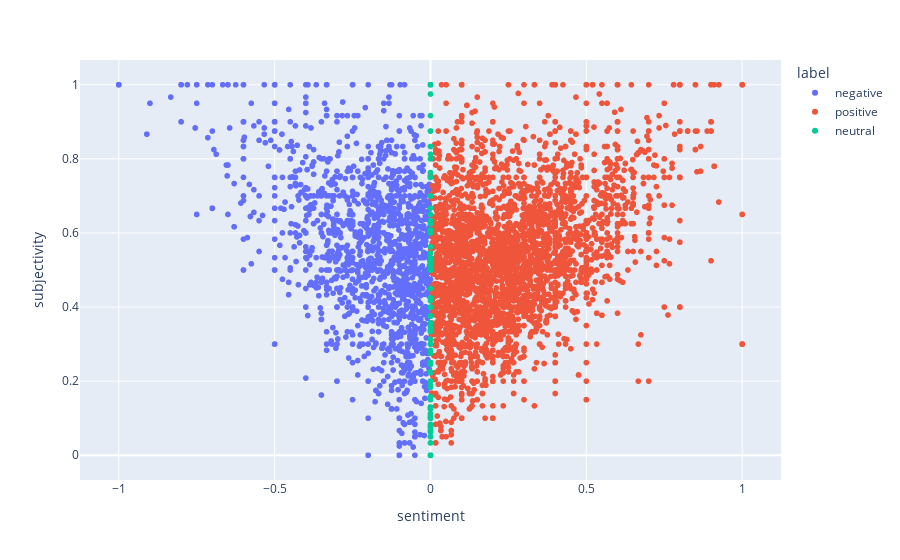

This figure's notebook cell:
### Code cell
import plotly.express as px
fig = px.scatter(TrumpFinal, x='sentiment', y='subjectivity', color = 'label')
fig.show()

### Figure 1 — Plotly figure (JSON) as saved in the notebook; plotly's stock layout.template omitted (floating-point values rounded to 4 significant figures; data arrays with more than 128 entries replaced by an {"elided": "..."} marker saying what was removed)
{"data": [{"hovertemplate": "label=negative<br>sentiment=%{x}<br>subjectivity=%{y}<extra></extra>", "legendgroup": "negative", "marker": {"color": "#636efa", "symbol": "circle"}, "mode": "markers", "name": "negative", "showlegend": true, "type": "scattergl", "x": {"elided": "1866 float values"}, "xaxis": "x", "y": {"elided": "1866 float values"}, "yaxis": "y"}, {"hovertemplate": "label=positive<br>sentiment=%{x}<br>subjectivity=%{y}<extra></extra>", "legendgroup": "positive", "marker": {"color": "#EF553B", "symbol": "circle"}, "mode": "markers", "name": "positive", "showlegend": true, "type": "scattergl", "x": {"elided": "4420 float values"}, "xaxis": "x", "y": {"elided": "4420 float values"}, "yaxis": "y"}, {"hovertemplate": "label=neutral<br>sentiment=%{x}<br>subjectivity=%{y}<extra></extra>", "legendgroup": "neutral", "marker": {"color": "#00cc96", "symbol": "circle"}, "mode": "markers", "name": "neutral", "showlegend": true, "type": "scattergl", "x": {"elided": "1741 int values"}, "xaxis": "x", "y": {"elided": "1741 float values"}, "yaxis": "y"}], "layout": {"legend": {"title": {"text": "label"}, "tracegroupgap": 0}, "margin": {"t": 60}, "xaxis": {"anchor": "y", "domain": [0, 1], "title": {"text": "sentiment"}}, "yaxis": {"anchor": "x", "domain": [0, 1], "title": {"text": "subjectivity"}}}}
